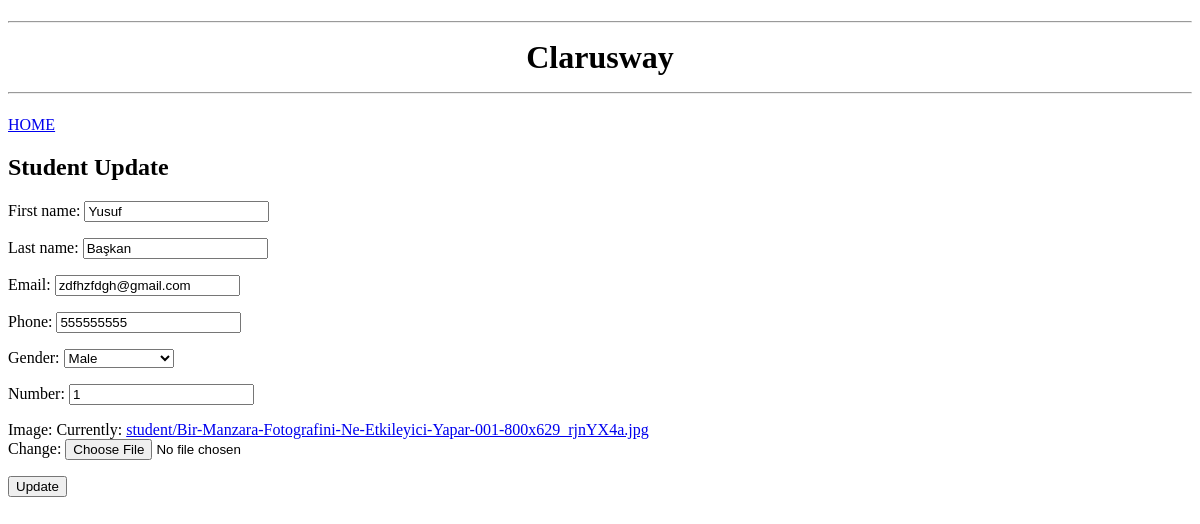
/update/1/, run on an earlier commit of the app's database.
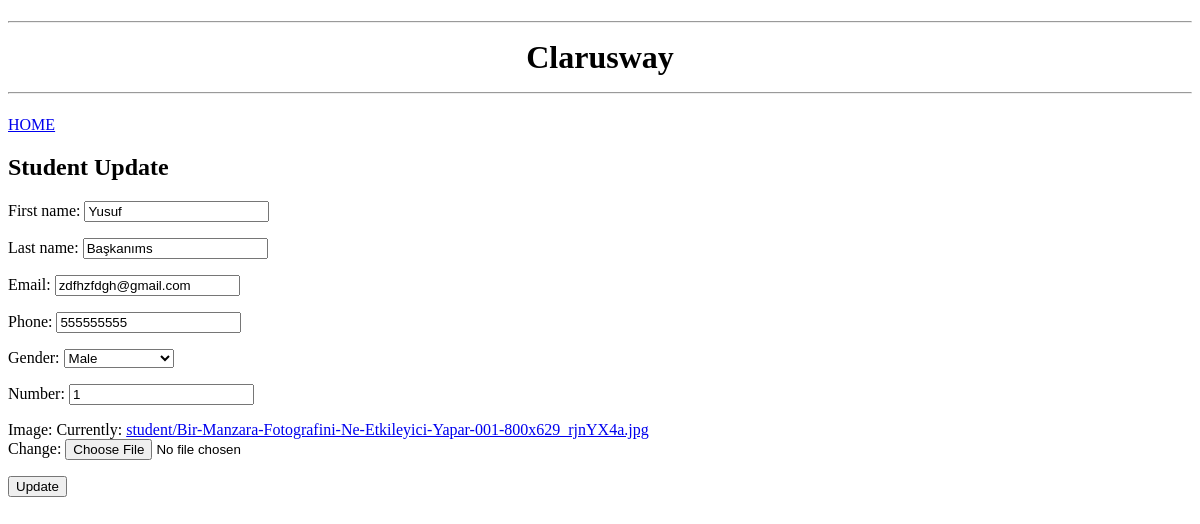
And on a later commit of the database.
### fscohort/models.py (models this page shows, shortened)
class Student(models.Model):
    first_name = models.CharField(max_length=50)
    last_name = models.CharField(max_length=50)
    email = models.EmailField(max_length=154, unique=True, blank=True, null=True)
    phone = models.CharField(max_length=50, unique=True, blank=True, null=True)
    GENDER =(
        ("1", "Female"),
        ("2", "Male"),
        ("3", "Other"),
        ("4", "Prefer Not Say"),
    )
    gender = models.CharField(max_length=50, choices=GENDER)
    number = models.IntegerField(unique=True, blank=True, null=True)
    image = models.ImageField(upload_to="student/", default="avatar.png")

### fscohort/views.py (the view)
# urls.py: path('update/<int:pk>/', StudentUpdateView.as_view(), name="update"), # new line
class StudentUpdateView(UpdateView):
    model = Student
    form_class = StudentForm
    template_name = "fscohort/student_update.html" # default app/modelname_form.html
    success_url = '/student_list/' #'reverse_lazy("list")

### fscohort/forms.py
class StudentForm(forms.ModelForm):
    class Meta:
        model = Student
        fields = "__all__"

### fscohort/templates/fscohort/student_update.html
{% extends 'fscohort/base.html' %} {% block content %}
<h2>Student Update</h2>
<form action="" method="POST" enctype="multipart/form-data">
  {% csrf_token %} {{form.as_p}}
  <input type="submit" value="Update" />
</form>
{% endblock content %}

### fscohort/templates/fscohort/base.html (shortened to what this page needs)
<!DOCTYPE html>
<html lang="en">
  <head>
  </head>
  <body>
    <h1>
      <hr />
      <center>Clarusway</center>
      <hr />
    </h1>
    <a href="{% url 'home' %}">HOME</a>
    {% block content %}{% endblock content %}
  </body>
</html>

What changed in the data, as far as the page shows it:
changed Student "Yusuf": last_name "Başkan" → "Başkanıms"
